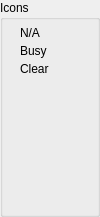
             <widget class="QGroupBox" name="groupBox_5">
              <property name="sizePolicy">
               <sizepolicy hsizetype="Expanding" vsizetype="Expanding">
                <horstretch>0</horstretch>
                <verstretch>0</verstretch>
               </sizepolicy>
              </property>
              <property name="maximumSize">
               <size>
                <width>100</width>
                <height>16777215</height>
               </size>
              </property>
              <property name="title">
               <string>Icons</string>
              </property>
              <property name="alignment">
               <set>Qt::AlignLeading|Qt::AlignLeft|Qt::AlignTop</set>
              </property>
              <layout class="QVBoxLayout" name="verticalLayout_14">
               <property name="spacing">
                <number>2</number>
               </property>
               <property name="leftMargin">
                <number>6</number>
               </property>
               <property name="topMargin">
                <number>6</number>
               </property>
               <property name="rightMargin">
                <number>6</number>
               </property>
               <property name="bottomMargin">
                <number>6</number>
               </property>
               <item>
                <layout class="QFormLayout" name="formLayout">
                 <property name="horizontalSpacing">
                  <number>4</number>
                 </property>
                 <property name="verticalSpacing">
                  <number>4</number>
                 </property>
                 <property name="leftMargin">
                  <number>0</number>
                 </property>
                 <property name="topMargin">
                  <number>0</number>
                 </property>
                 <item row="0" column="0">
                  <widget class="QLabel" name="label_AboutI1">
                   <property name="text">
                    <string/>
                   </property>
                  </widget>
                 </item>
                 <item row="0" column="1">
                  <widget class="QLabel" name="label_19">
                   <property name="text">
                    <string>N/A</string>
                   </property>
                  </widget>
                 </item>
                 <item row="1" column="0">
                  <widget class="QLabel" name="label_AboutI2">
                   <property name="text">
                    <string/>
                   </property>
                  </widget>
                 </item>
                 <item row="1" column="1">
                  <widget class="QLabel" name="label_24">
                   <property name="text">
                    <string>Busy</string>
                   </property>
                  </widget>
                 </item>
                 <item row="2" column="0">
                  <widget class="QLabel" name="label_AboutI3">
                   <property name="text">
                    <string/>
                   </property>
                  </widget>
                 </item>
                 <item row="2" column="1">
                  <widget class="QLabel" name="label_23">
                   <property name="text">
                    <string>Clear</string>
                   </property>
                  </widget>
                 </item>
                 <item row="3" column="1">
                  <spacer name="verticalSpacer_2">
                   <property name="orientation">
                    <enum>Qt::Vertical</enum>
                   </property>
                   <property name="sizeHint" stdset="0">
                    <size>
                     <width>20</width>
                     <height>40</height>
                    </size>
                   </property>
                  </spacer>
                 </item>
                 <item row="4" column="1">
                  <widget class="QLabel" name="label_logo">
                   <property name="minimumSize">
                    <size>
                     <width>64</width>
                     <height>64</height>
                    </size>
                   </property>
                   <property name="maximumSize">
                    <size>
                     <width>64</width>
                     <height>64</height>
                    </size>
                   </property>
                   <property name="text">
                    <string/>
                   </property>
                   <property name="pixmap">
                    <pixmap resource="AuTermImages.qrc">:/images/AuTerm32.png</pixmap>
                   </property>
                   <property name="scaledContents">
                    <bool>true</bool>
                   </property>
                  </widget>
                 </item>
                </layout>
               </item>
               <item>
                <spacer name="horizontalSpacer_12">
                 <property name="orientation">
                  <enum>Qt::Horizontal</enum>
                 </property>
                 <property name="sizeHint" stdset="0">
                  <size>
                   <width>40</width>
                   <height>20</height>
                  </size>
                 </property>
                </spacer>
               </item>
              </layout>
             </widget>
